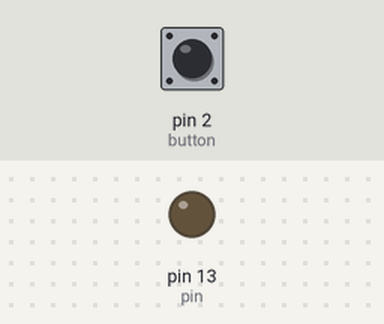
Simulated run of this sketch. Board: Arduino Uno, built with avr-gcc and run on an emulated ATmega328P. On the bench: output pins drawn as LEDs (lit = HIGH). Inputs (shaded band) come from the test bench; at power-on: pin 2 (button) LOW. What the sketch prints to the serial monitor is not drawn.

Above: at 1.2 s.
1.3 s: pin 2 (button) pulled HIGH for 0.15 s
At 2.1 s:
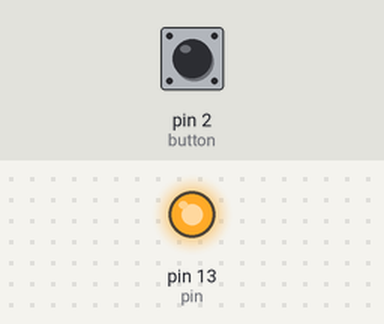
3.8 s: pin 2 (button) pulled HIGH for 3.2 s
At 8.9 s:
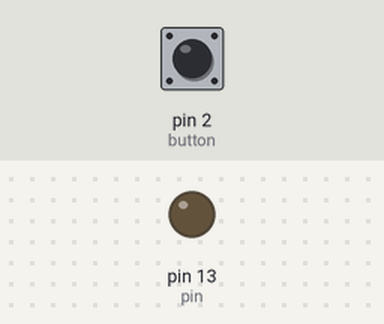
Timing chart, 0 to 10.4 s (numbered marks = the images above; inputs shaded):
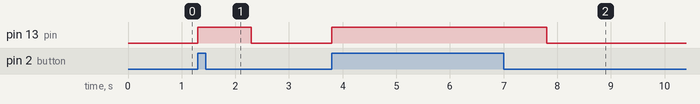

The sketch:

buttonAj.ino
```cpp
int pin=13;
int button =2;
int buttonState=0;
int count=0;

void setup() {
  // put your setup code here, to run once:
pinMode(pin,OUTPUT);
pinMode(button,INPUT);
Serial.begin(9600);
}

void loop() {
  // put your main code here, to run repeatedly:
buttonState=digitalRead(button);
if(buttonState==HIGH){
digitalWrite(pin,HIGH);
count++;
delay(1000);
Serial.print(count);}
else
digitalWrite(pin,LOW);
}
```

Measured:
- after the input at 1.3 s, pin 13 (pin): LOW → HIGH at once, → LOW 1.0 s later
- after the input at 3.8 s, pin 13 (pin): LOW → HIGH at once, → LOW 4.0 s later
